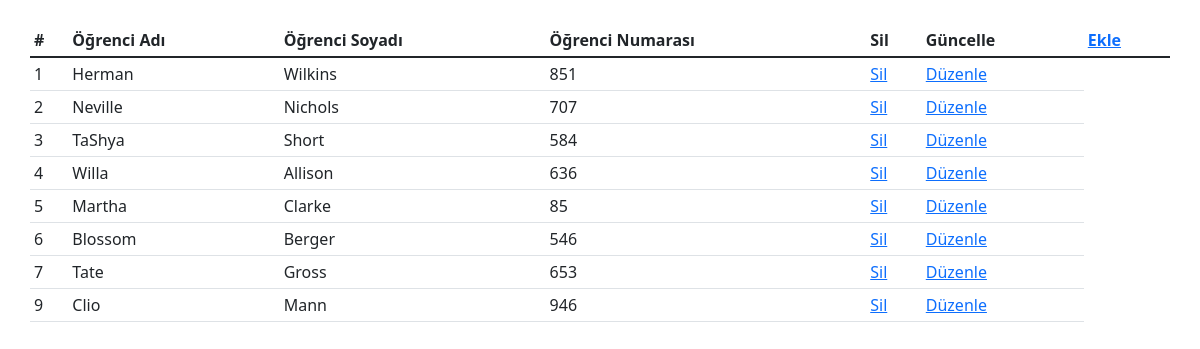
The app's page /crud/studentTable.php (signed in) with its own data.
### tables this page shows
CREATE TABLE `students` (
  `id` int(11) NOT NULL,
  `first_name` varchar(255) NOT NULL,
  `last_name` varchar(255) NOT NULL,
  `student_number` varchar(50) NOT NULL,
  `created_at` timestamp NULL DEFAULT CURRENT_TIMESTAMP
);

### db.php (called while the page is built, shortened)
<?php
function connection()
{
    try {
        $db = new PDO("mysql:host=localhost;charset=utf8;dbname=students_grading_system", "root", "root");
    } catch (Exception $exception) {
        echo $exception->getMessage("veri tabanına bağlanma hatası");
    }
    return $db;
}
function getTable($table = null)
{
    $pdo = connection();
    $db = $pdo->query("select * from $table")->fetchAll(PDO::FETCH_OBJ);
    return $db;
}

### crud/studentTable.php (the view, shortened to what this page needs)
<!doctype html>
<html lang="en">
<head>
    <link rel="stylesheet" href="../assets/css/bootstrap.min.css">
</head>
<body>
<?php
include '../db.php';
if (isset($_SESSION['id']) && isset($_SESSION['name'])) {
    $students = getTable("students");
}else{
    header('Location: ../index.php ');
}
    echo "<div class='container mt-4'>";
        echo  "<div class='row'>";
            echo "<table class='table table-sm'> <br> <br>";
                echo "<thead>";
                echo "<tr>
                              <th scope='col'>#</th>
                              <th scope='col'>Öğrenci Adı</th>
                              <th scope='col'>Öğrenci Soyadı</th>
                              <th scope='col'>Öğrenci Numarası</th>
                              <th scope='col'>Sil</th>
                              <th scope='col'>Güncelle</th>
                              <th><a href='add_students.php'>Ekle</a></th>
                         </tr>";
                echo "</thead>";
                echo '<tbody>';
                if (count( $students ) > 0 )
                {
                    foreach ($students as $student)
                    {
                        echo "<tr>";
                        echo "<td> $student->id</td>";
                        echo "<td> $student->first_name</td>";
                        echo "<td> $student->last_name</td>";
                        echo "<td> $student->student_number</td>";
                        echo "<td><a href='../save.php?table=students&delete=".$student->id."&redirect=crud/studentTable.php.'>Sil</a> </td>";
                        echo "<td><a href='add_students.php?id=".$student->id."'>Düzenle</a> </td>";
                        echo "</tr>";
                    }
                }else
                {
                    echo   "<h3>Sonuç Bulunamadı</h3>";
                }
                echo '</tbody>';
            echo "</table>";
        echo "</div>";
    echo  '</div>';
    ?>
    <link rel="stylesheet" href="../assets/js/bootstrap.min.js">
</body>
</html>

### records on screen
students: id "1", first_name "Herman", last_name "Wilkins", student_number "851"
students: id "2", first_name "Neville", last_name "Nichols", student_number "707"
students: id "3", first_name "TaShya", last_name "Short", student_number "584"
students: id "4", first_name "Willa", last_name "Allison", student_number "636"
students: id "5", first_name "Martha", last_name "Clarke", student_number "85"
students: id "6", first_name "Blossom", last_name "Berger", student_number "546"
students: id "7", first_name "Tate", last_name "Gross", student_number "653"
students: id "9", first_name "Clio", last_name "Mann", student_number "946"
